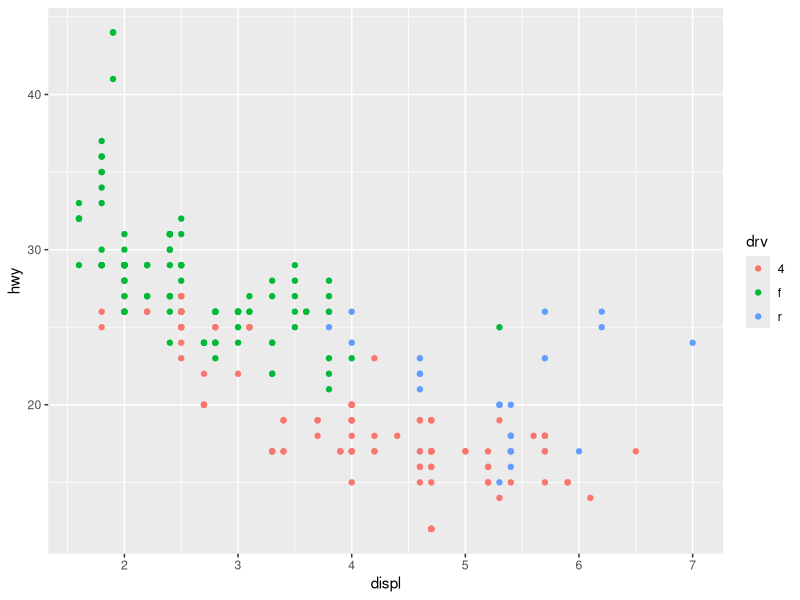
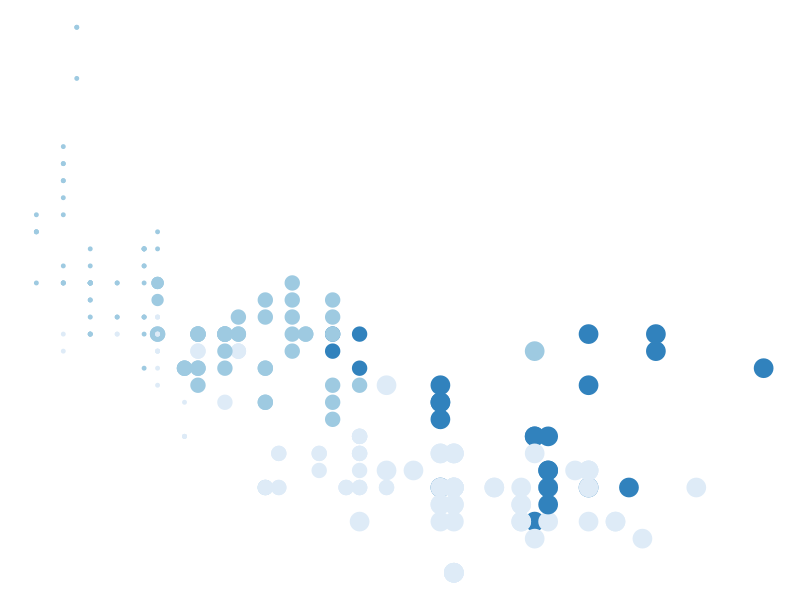
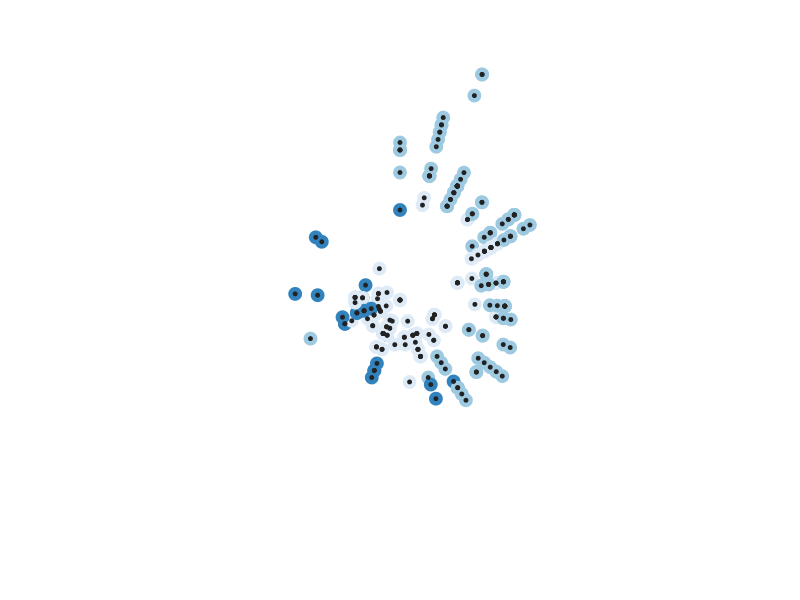

The R source for these figures, in order:
## ---- chunk 1
#| include: false

# can't seem to make this work in the yaml so...
knitr::opts_chunk$set(dev.args = list(bg="#191919"))

# save the built-in output hook
hook_output <- knitr::knit_hooks$get("output")

# set a new output hook to truncate text output
knitr::knit_hooks$set(output = function(x, options) {
  if (!is.null(n <- options$out.lines)) {
    x <- xfun::split_lines(x)
    if (length(x) > n) {
      # truncate the output
      x <- c(head(x, n), "...\n")
    }
    x <- paste(x, collapse = "\n")
  }
  hook_output(x, options)
})
## ---- chunk 2
library(ggplot2)
## ---- chunk 3
#| output-location: column
mpg |>
  ggplot(aes(
    x = displ, 
    y = hwy, 
    colour = drv
  )) + 
  geom_point()
## ---- chunk 4
#| output-location: column
mpg |>
  ggplot(aes(
    x = displ, 
    y = hwy, 
    colour = drv, 
    size = cyl
  )) + 
  geom_point(
    show.legend = FALSE
  ) + 
  theme_void() + 
  scale_color_brewer()
## ---- chunk 5
#| output-location: column
mpg |>
  ggplot(aes(
    x = displ, 
    y = hwy, 
    colour = drv
  )) + 
  geom_point(
    show.legend = FALSE, 
    size = 4
  ) + 
  geom_point(
    show.legend = FALSE, 
    size = 1, 
    colour = "#222222"
  ) + 
  coord_polar() + 
  theme_void() + 
  scale_color_brewer()
